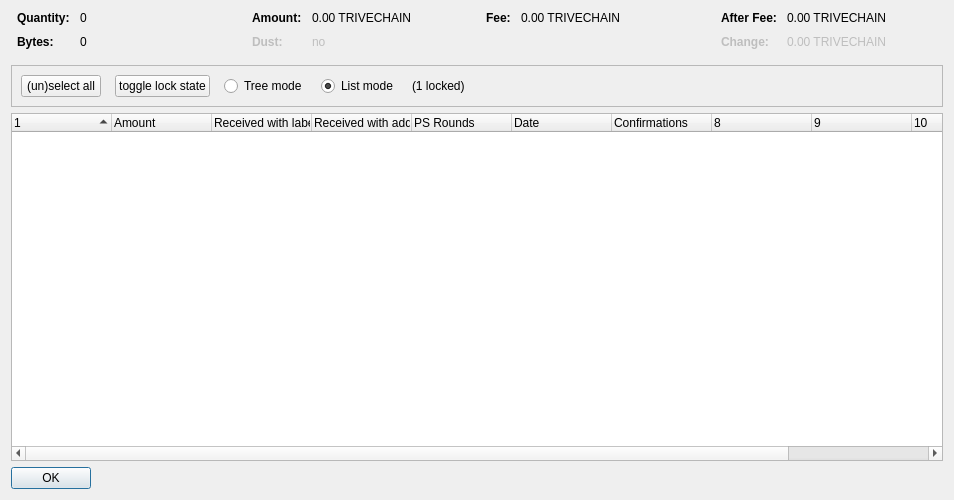
<?xml version="1.0" encoding="UTF-8"?>
<ui version="4.0">
 <class>CoinControlDialog</class>
 <widget class="QDialog" name="CoinControlDialog">
  <property name="geometry">
   <rect>
    <x>0</x>
    <y>0</y>
    <width>954</width>
    <height>500</height>
   </rect>
  </property>
  <property name="windowTitle">
   <string>Coin Selection</string>
  </property>
  <layout class="QVBoxLayout" name="verticalLayout">
   <item>
    <layout class="QHBoxLayout" name="horizontalLayoutTop" stretch="0,0,0,0">
     <property name="topMargin">
      <number>0</number>
     </property>
     <property name="bottomMargin">
      <number>10</number>
     </property>
     <item>
      <layout class="QFormLayout" name="formLayoutCoinControl1">
       <property name="horizontalSpacing">
        <number>10</number>
       </property>
       <property name="verticalSpacing">
        <number>10</number>
       </property>
       <property name="leftMargin">
        <number>6</number>
       </property>
       <property name="rightMargin">
        <number>6</number>
       </property>
       <item row="0" column="0">
        <widget class="QLabel" name="labelCoinControlQuantityText">
         <property name="font">
          <font>
           <weight>75</weight>
           <bold>true</bold>
          </font>
         </property>
         <property name="text">
          <string>Quantity:</string>
         </property>
        </widget>
       </item>
       <item row="0" column="1">
        <widget class="QLabel" name="labelCoinControlQuantity">
         <property name="cursor">
          <cursorShape>IBeamCursor</cursorShape>
         </property>
         <property name="contextMenuPolicy">
          <enum>Qt::ActionsContextMenu</enum>
         </property>
         <property name="text">
          <string notr="true">0</string>
         </property>
         <property name="textInteractionFlags">
          <set>Qt::LinksAccessibleByMouse|Qt::TextSelectableByKeyboard|Qt::TextSelectableByMouse</set>
         </property>
        </widget>
       </item>
       <item row="1" column="0">
        <widget class="QLabel" name="labelCoinControlBytesText">
         <property name="font">
          <font>
           <weight>75</weight>
           <bold>true</bold>
          </font>
         </property>
         <property name="text">
          <string>Bytes:</string>
         </property>
        </widget>
       </item>
       <item row="1" column="1">
        <widget class="QLabel" name="labelCoinControlBytes">
         <property name="cursor">
          <cursorShape>IBeamCursor</cursorShape>
         </property>
         <property name="contextMenuPolicy">
          <enum>Qt::ActionsContextMenu</enum>
         </property>
         <property name="text">
          <string notr="true">0</string>
         </property>
         <property name="textInteractionFlags">
          <set>Qt::LinksAccessibleByMouse|Qt::TextSelectableByKeyboard|Qt::TextSelectableByMouse</set>
         </property>
        </widget>
       </item>
      </layout>
     </item>
     <item>
      <layout class="QFormLayout" name="formLayoutCoinControl2">
       <property name="horizontalSpacing">
        <number>10</number>
       </property>
       <property name="verticalSpacing">
        <number>10</number>
       </property>
       <property name="leftMargin">
        <number>6</number>
       </property>
       <property name="rightMargin">
        <number>6</number>
       </property>
       <item row="0" column="0">
        <widget class="QLabel" name="labelCoinControlAmountText">
         <property name="font">
          <font>
           <weight>75</weight>
           <bold>true</bold>
          </font>
         </property>
         <property name="text">
          <string>Amount:</string>
         </property>
        </widget>
       </item>
       <item row="0" column="1">
        <widget class="QLabel" name="labelCoinControlAmount">
         <property name="cursor">
          <cursorShape>IBeamCursor</cursorShape>
         </property>
         <property name="contextMenuPolicy">
          <enum>Qt::ActionsContextMenu</enum>
         </property>
         <property name="text">
          <string notr="true">0.00 TRIVECHAIN</string>
         </property>
         <property name="textInteractionFlags">
          <set>Qt::LinksAccessibleByMouse|Qt::TextSelectableByKeyboard|Qt::TextSelectableByMouse</set>
         </property>
        </widget>
       </item>
       <item row="1" column="0">
        <widget class="QLabel" name="labelCoinControlLowOutputText">
         <property name="enabled">
          <bool>false</bool>
         </property>
         <property name="font">
          <font>
           <weight>75</weight>
           <bold>true</bold>
          </font>
         </property>
         <property name="text">
          <string>Dust:</string>
         </property>
        </widget>
       </item>
       <item row="1" column="1">
        <widget class="QLabel" name="labelCoinControlLowOutput">
         <property name="enabled">
          <bool>false</bool>
         </property>
         <property name="cursor">
          <cursorShape>IBeamCursor</cursorShape>
         </property>
         <property name="contextMenuPolicy">
          <enum>Qt::ActionsContextMenu</enum>
         </property>
         <property name="text">
          <string notr="true">no</string>
         </property>
         <property name="textInteractionFlags">
          <set>Qt::LinksAccessibleByMouse|Qt::TextSelectableByKeyboard|Qt::TextSelectableByMouse</set>
         </property>
        </widget>
       </item>
      </layout>
     </item>
     <item>
      <layout class="QFormLayout" name="formLayoutCoinControl3">
       <property name="horizontalSpacing">
        <number>10</number>
       </property>
       <property name="verticalSpacing">
        <number>10</number>
       </property>
       <property name="leftMargin">
        <number>6</number>
       </property>
       <property name="rightMargin">
        <number>6</number>
       </property>
       <item row="0" column="0">
        <widget class="QLabel" name="labelCoinControlFeeText">
         <property name="font">
          <font>
           <weight>75</weight>
           <bold>true</bold>
          </font>
         </property>
         <property name="text">
          <string>Fee:</string>
         </property>
        </widget>
       </item>
       <item row="0" column="1">
        <widget class="QLabel" name="labelCoinControlFee">
         <property name="cursor">
          <cursorShape>IBeamCursor</cursorShape>
         </property>
         <property name="contextMenuPolicy">
          <enum>Qt::ActionsContextMenu</enum>
         </property>
         <property name="text">
          <string notr="true">0.00 TRIVECHAIN</string>
         </property>
         <property name="textInteractionFlags">
          <set>Qt::LinksAccessibleByMouse|Qt::TextSelectableByKeyboard|Qt::TextSelectableByMouse</set>
         </property>
        </widget>
       </item>
      </layout>
     </item>
     <item>
      <layout class="QFormLayout" name="formLayoutCoinControl4">
       <property name="horizontalSpacing">
        <number>10</number>
       </property>
       <property name="verticalSpacing">
        <number>10</number>
       </property>
       <property name="leftMargin">
        <number>6</number>
       </property>
       <property name="rightMargin">
        <number>6</number>
       </property>
       <item row="0" column="0">
        <widget class="QLabel" name="labelCoinControlAfterFeeText">
         <property name="font">
          <font>
           <weight>75</weight>
           <bold>true</bold>
          </font>
         </property>
         <property name="text">
          <string>After Fee:</string>
         </property>
        </widget>
       </item>
       <item row="0" column="1">
        <widget class="QLabel" name="labelCoinControlAfterFee">
         <property name="cursor">
          <cursorShape>IBeamCursor</cursorShape>
         </property>
         <property name="contextMenuPolicy">
          <enum>Qt::ActionsContextMenu</enum>
         </property>
         <property name="text">
          <string notr="true">0.00 TRIVECHAIN</string>
         </property>
         <property name="textInteractionFlags">
          <set>Qt::LinksAccessibleByMouse|Qt::TextSelectableByKeyboard|Qt::TextSelectableByMouse</set>
         </property>
        </widget>
       </item>
       <item row="1" column="0">
        <widget class="QLabel" name="labelCoinControlChangeText">
         <property name="enabled">
          <bool>false</bool>
         </property>
         <property name="font">
          <font>
           <weight>75</weight>
           <bold>true</bold>
          </font>
         </property>
         <property name="text">
          <string>Change:</string>
         </property>
        </widget>
       </item>
       <item row="1" column="1">
        <widget class="QLabel" name="labelCoinControlChange">
         <property name="enabled">
          <bool>false</bool>
         </property>
         <property name="cursor">
          <cursorShape>IBeamCursor</cursorShape>
         </property>
         <property name="contextMenuPolicy">
          <enum>Qt::ActionsContextMenu</enum>
         </property>
         <property name="text">
          <string notr="true">0.00 TRIVECHAIN</string>
         </property>
         <property name="textInteractionFlags">
          <set>Qt::LinksAccessibleByMouse|Qt::TextSelectableByKeyboard|Qt::TextSelectableByMouse</set>
         </property>
        </widget>
       </item>
      </layout>
     </item>
    </layout>
   </item>
   <item>
    <widget class="QFrame" name="frame">
     <property name="minimumSize">
      <size>
       <width>0</width>
       <height>40</height>
      </size>
     </property>
     <property name="frameShape">
      <enum>QFrame::StyledPanel</enum>
     </property>
     <property name="frameShadow">
      <enum>QFrame::Sunken</enum>
     </property>
     <layout class="QHBoxLayout" name="horizontalLayout">
      <item>
       <layout class="QHBoxLayout" name="horizontalLayoutPanel" stretch="0,0,0,0,0,0">
        <property name="spacing">
         <number>14</number>
        </property>
        <item>
         <widget class="QPushButton" name="pushButtonSelectAll">
          <property name="sizePolicy">
           <sizepolicy hsizetype="Maximum" vsizetype="Fixed">
            <horstretch>0</horstretch>
            <verstretch>0</verstretch>
           </sizepolicy>
          </property>
          <property name="text">
           <string>(un)select all</string>
          </property>
          <property name="autoDefault">
           <bool>false</bool>
          </property>
         </widget>
        </item>
        <item>
         <widget class="QPushButton" name="pushButtonToggleLock">
          <property name="sizePolicy">
           <sizepolicy hsizetype="Maximum" vsizetype="Fixed">
            <horstretch>0</horstretch>
            <verstretch>0</verstretch>
           </sizepolicy>
          </property>
          <property name="text">
           <string>toggle lock state</string>
          </property>
          <property name="autoDefault">
           <bool>false</bool>
          </property>
         </widget>
        </item>
        <item>
         <widget class="QRadioButton" name="radioTreeMode">
          <property name="sizePolicy">
           <sizepolicy hsizetype="Maximum" vsizetype="Fixed">
            <horstretch>0</horstretch>
            <verstretch>0</verstretch>
           </sizepolicy>
          </property>
          <property name="text">
           <string>Tree mode</string>
          </property>
         </widget>
        </item>
        <item>
         <widget class="QRadioButton" name="radioListMode">
          <property name="sizePolicy">
           <sizepolicy hsizetype="Maximum" vsizetype="Fixed">
            <horstretch>0</horstretch>
            <verstretch>0</verstretch>
           </sizepolicy>
          </property>
          <property name="text">
           <string>List mode</string>
          </property>
          <property name="checked">
           <bool>true</bool>
          </property>
         </widget>
        </item>
        <item>
         <widget class="QLabel" name="labelLocked">
          <property name="text">
           <string>(1 locked)</string>
          </property>
         </widget>
        </item>
        <item>
         <spacer name="horizontalSpacer">
          <property name="orientation">
           <enum>Qt::Horizontal</enum>
          </property>
          <property name="sizeHint" stdset="0">
           <size>
            <width>40</width>
            <height>20</height>
           </size>
          </property>
         </spacer>
        </item>
       </layout>
      </item>
     </layout>
    </widget>
   </item>
   <item>
    <widget class="CoinControlTreeWidget" name="treeWidget">
     <property name="contextMenuPolicy">
      <enum>Qt::CustomContextMenu</enum>
     </property>
     <property name="sortingEnabled">
      <bool>false</bool>
     </property>
     <property name="columnCount">
      <number>11</number>
     </property>
     <attribute name="headerShowSortIndicator" stdset="0">
      <bool>true</bool>
     </attribute>
     <attribute name="headerStretchLastSection">
      <bool>false</bool>
     </attribute>
     <column>
      <property name="text">
       <string/>
      </property>
     </column>
     <column>
      <property name="text">
       <string>Amount</string>
      </property>
     </column>
     <column>
      <property name="text">
       <string>Received with label</string>
      </property>
     </column>
     <column>
      <property name="text">
       <string>Received with address</string>
      </property>
     </column>
     <column>
      <property name="text">
       <string>PS Rounds</string>
      </property>
     </column>
     <column>
      <property name="text">
       <string>Date</string>
      </property>
     </column>
     <column>
      <property name="text">
       <string>Confirmations</string>
      </property>
      <property name="toolTip">
       <string>Confirmed</string>
      </property>
     </column>
     <column>
      <property name="text">
       <string/>
      </property>
     </column>
     <column>
      <property name="text">
       <string/>
      </property>
     </column>
     <column>
      <property name="text">
       <string/>
      </property>
     </column>
     <column>
      <property name="text">
       <string/>
      </property>
     </column>
    </widget>
   </item>
   <item>
    <widget class="QDialogButtonBox" name="buttonBox">
     <property name="sizePolicy">
      <sizepolicy hsizetype="Maximum" vsizetype="Fixed">
       <horstretch>0</horstretch>
       <verstretch>0</verstretch>
      </sizepolicy>
     </property>
     <property name="orientation">
      <enum>Qt::Horizontal</enum>
     </property>
     <property name="standardButtons">
      <set>QDialogButtonBox::Ok</set>
     </property>
    </widget>
   </item>
  </layout>
 </widget>
 <customwidgets>
  <customwidget>
   <class>CoinControlTreeWidget</class>
   <extends>QTreeWidget</extends>
   <header>coincontroltreewidget.h</header>
  </customwidget>
 </customwidgets>
 <resources/>
 <connections/>
</ui>
